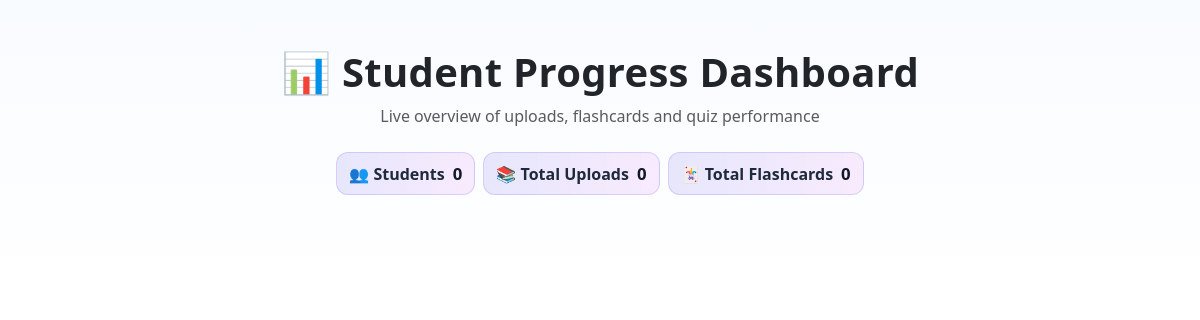
The app's page /student_progress?student_id=4 (signed in), older data.
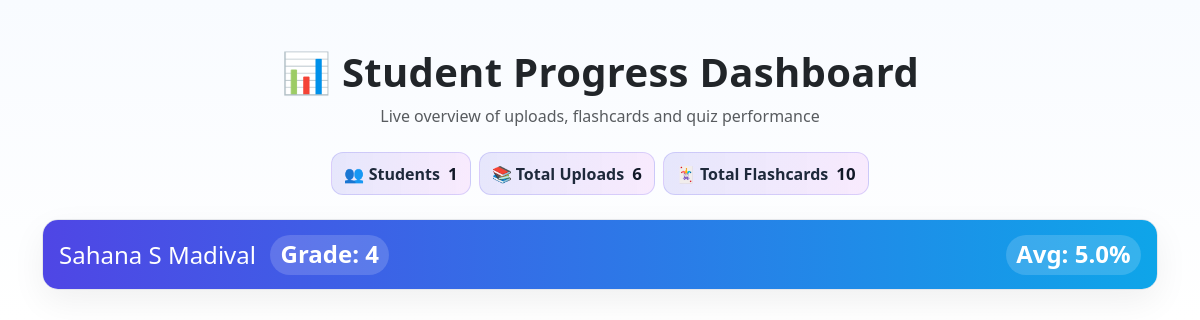
The same page, newer data.
### tables this page shows
CREATE TABLE students (
        id INTEGER PRIMARY KEY AUTOINCREMENT,
        name TEXT NOT NULL,
        age INTEGER,
        grade TEXT,
        accessibility TEXT,
        email TEXT,
        phone TEXT,
        password_hash TEXT,
        created_at TEXT
    );

### app.py (the view)
@app.route("/student_progress")
@login_required(role="teacher")
def student_progress():
    conn = get_db()
    cur = conn.cursor()
    filter_id = request.args.get("student_id")
    if filter_id:
        cur.execute("SELECT * FROM students WHERE id = ?", (filter_id,))
    else:
        cur.execute("SELECT * FROM students")
    students = cur.fetchall()
    progress_data = []
    for student in students:
        student_id = student["id"]
        cur.execute("SELECT * FROM uploads WHERE student_id = ?", (student_id,))
        uploads = cur.fetchall()
        total_uploads = len(uploads)
        cur.execute("SELECT * FROM flashcards WHERE student_id = ?", (student_id,))
        flashcards = cur.fetchall()
        total_flashcards = sum(f['num_flashcards'] for f in flashcards)
        cur.execute("SELECT * FROM quiz_attempts WHERE student_id = ?", (student_id,))
        quizzes = cur.fetchall()
        total_quizzes = len(quizzes)
        avg_score = round(sum(q['score'] for q in quizzes) / total_quizzes, 2) if total_quizzes else 0
        completion_rate = f"{total_quizzes}/{total_uploads}" if total_uploads else "0/0"
        num_audiobooks = len([u for u in uploads if u['filename'].endswith('.mp3')])
        progress_data.append({
            "student": student,
            "uploads": uploads,
            "total_uploads": total_uploads,
            "flashcards": flashcards,
            "total_flashcards": total_flashcards,
            "quizzes": quizzes,
            "total_quizzes": total_quizzes,
            "avg_score": avg_score,
            "completion_rate": completion_rate,
            "num_audiobooks": num_audiobooks
        })
    conn.close()
    return render_template("student_progress.html", progress_data=progress_data, filter_id=filter_id)

### app.py (called while the page is built)
def get_db():
    conn = sqlite3.connect(DB)
    conn.row_factory = sqlite3.Row
    return conn

def login_required(role=None):
    def decorator(f):
        @wraps(f)
        def wrapped(*args, **kwargs):
            user = session.get("user")
            if not user:
                flash("Please log in first.")
                return redirect(url_for("index"))
            if role and user.get("role") != role:
                flash(f"Access restricted to {role}s only.")
                return redirect(url_for("index"))
            return f(*args, **kwargs)
        return wrapped
    return decorator

### templates/student_progress.html (shortened to what this page needs)
<link href="https://cdn.jsdelivr.net/npm/bootstrap@5.3.2/dist/css/bootstrap.min.css" rel="stylesheet">
<div class="container my-5">
  <h1 class="mb-2 text-center page-title">📊 Student Progress Dashboard</h1>
  <p class="text-center text-muted mb-4">Live overview of uploads, flashcards and quiz performance</p>
  <div class="d-flex flex-wrap gap-2 justify-content-center mb-4">
    <div class="kpi"><span>👥 Students</span><span class="value">{{ progress_data|length }}</span></div>
    <div class="kpi"><span>📚 Total Uploads</span><span class="value">{{ progress_data|sum(attribute='total_uploads') }}</span></div>
    <div class="kpi"><span>🃏 Total Flashcards</span><span class="value">{{ progress_data|sum(attribute='total_flashcards') }}</span></div>
  </div>
  {% for p in progress_data %}
  <div class="student-card mb-4">
    <div class="student-head">
      <h4 class="mb-0 d-flex align-items-center justify-content-between">
        <a data-bs-toggle="collapse" href="#student{{ loop.index }}" role="button" aria-expanded="false" aria-controls="student{{ loop.index }}">
          {{ p.student.name }}
          <span class="pill ms-2">Grade: {{ p.student.grade or '-' }}</span>
        </a>
        <span class="pill">Avg: {{ p.avg_score }}%</span>
      </h4>
    </div>
  </div>
  {% endfor %}
</div>

Row changes from the older to the newer data that the page shows:
added students: student.name "Sahana S Madival", student "4"
Text that changed along with them:
{{ progress_data|length }}: "0" → "1"
{{ progress_data|sum(attribute='total_uploads') }}: "0" → "6"
{{ progress_data|sum(attribute='total_flashcards') }}: "0" → "10"
new list line: "Grade: Avg: 5.0 %"
